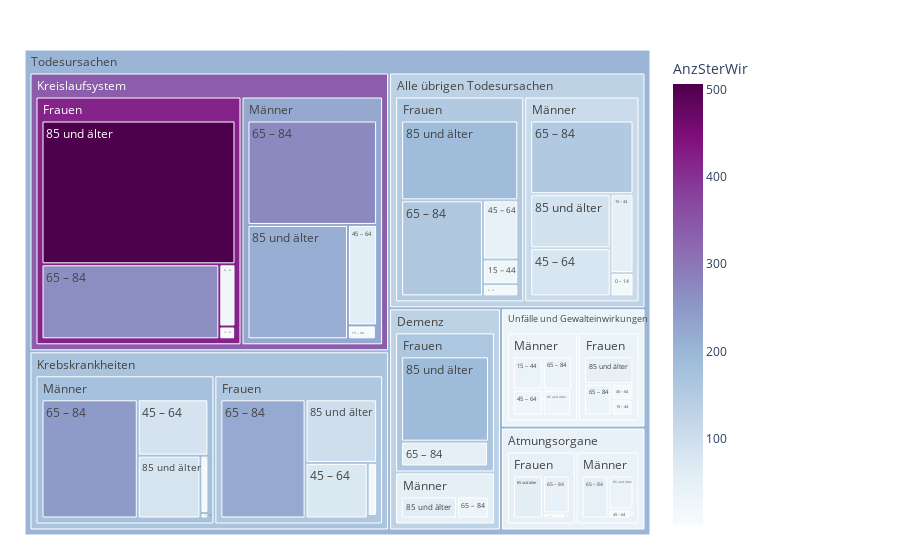

Write notebook code for a chart like this one.
### Code cell
df = data2betested
fig = px.treemap(df, path=[px.Constant("Todesursachen"), 'TodesursacheSpezLang', 'Geschlecht', 'AlterVSort_Nam'], values='AnzSterWir',
                color='AnzSterWir', hover_data=['TodesursacheSpezLang'],
                color_continuous_scale='BuPu')
                #color_continuous_midpoint=np.average(df['AnzBestWir'], weights=df['AnzBestWir']))
fig.update_traces(root_color="lightgrey")
fig.update_layout(margin = dict(t=50, l=25, r=250, b=25))
fig.show()

### Figure 1 — Plotly figure (JSON) as saved in the notebook; plotly's stock layout.template omitted (floating-point values rounded to 4 significant figures; data arrays with more than 128 entries replaced by an {"elided": "..."} marker saying what was removed)
{"data": [{"branchvalues": "total", "customdata": {"elided": "75x2 mixed values"}, "domain": {"x": [0, 1], "y": [0, 1]}, "hovertemplate": "labels=%{label}<br>AnzSterWir_sum=%{value}<br>parent=%{parent}<br>id=%{id}<br>TodesursacheSpezLang=%{customdata[0]}<br>AnzSterWir=%{color}<extra></extra>", "ids": ["Todesursachen/Alle übrigen Todesursachen/Frauen/0 – 14", "Todesursachen/Atmungsorgane/Frauen/0 – 14", "Todesursachen/Krebskrankheiten/Frauen/0 – 14", "Todesursachen/Kreislaufsystem/Frauen/0 – 14", "Todesursachen/Unfälle und Gewalteinwirkungen/Frauen/0 – 14", "Todesursachen/Alle übrigen Todesursachen/Männer/0 – 14", "Todesursachen/Atmungsorgane/Männer/0 – 14", "Todesursachen/Krebskrankheiten/Männer/0 – 14", "Todesursachen/Kreislaufsystem/Männer/0 – 14", "Todesursachen/Unfälle und Gewalteinwirkungen/Männer/0 – 14", "Todesursachen/Alle übrigen Todesursachen/Frauen/15 – 44", "Todesursachen/Atmungsorgane/Frauen/15 – 44", "Todesursachen/Krebskrankheiten/Frauen/15 – 44", "Todesursachen/Kreislaufsystem/Frauen/15 – 44", "Todesursachen/Unfälle und Gewalteinwirkungen/Frauen/15 – 44", "Todesursachen/Alle übrigen Todesursachen/Männer/15 – 44", "Todesursachen/Atmungsorgane/Männer/15 – 44", "Todesursachen/Krebskrankheiten/Männer/15 – 44", "Todesursachen/Kreislaufsystem/Männer/15 – 44", "Todesursachen/Unfälle und Gewalteinwirkungen/Männer/15 – 44", "Todesursachen/Alle übrigen Todesursachen/Frauen/45 – 64", "Todesursachen/Atmungsorgane/Frauen/45 – 64", "Todesursachen/Demenz/Frauen/45 – 64", "Todesursachen/Krebskrankheiten/Frauen/45 – 64", "Todesursachen/Kreislaufsystem/Frauen/45 – 64", "Todesursachen/Unfälle und Gewalteinwirkungen/Frauen/45 – 64", "Todesursachen/Alle übrigen Todesursachen/Männer/45 – 64", "Todesursachen/Atmungsorgane/Männer/45 – 64", "Todesursachen/Demenz/Männer/45 – 64", "Todesursachen/Krebskrankheiten/Männer/45 – 64", "Todesursachen/Kreislaufsystem/Männer/45 – 64", "Todesursachen/Unfälle und Gewalteinwirkungen/Männer/45 – 64", "Todesursachen/Alle übrigen Todesursachen/Frauen/65 – 84", "Todesursachen/Atmungsorgane/Frauen/65 – 84", "Todesursachen/Demenz/Frauen/65 – 84", "Todesursachen/Krebskrankheiten/Frauen/65 – 84", "Todesursachen/Kreislaufsystem/Frauen/65 – 84", "Todesursachen/Unfälle und Gewalteinwirkungen/Frauen/65 – 84", "Todesursachen/Alle übrigen Todesursachen/Männer/65 – 84", "Todesursachen/Atmungsorgane/Männer/65 – 84", "Todesursachen/Demenz/Männer/65 – 84", "Todesursachen/Krebskrankheiten/Männer/65 – 84", "Todesursachen/Kreislaufsystem/Männer/65 – 84", "Todesursachen/Unfälle und Gewalteinwirkungen/Männer/65 – 84", "Todesursachen/Alle übrigen Todesursachen/Frauen/85 und älter", "Todesursachen/Atmungsorgane/Frauen/85 und älter", "Todesursachen/Demenz/Frauen/85 und älter", "Todesursachen/Krebskrankheiten/Frauen/85 und älter", "Todesursachen/Kreislaufsystem/Frauen/85 und älter", "Todesursachen/Unfälle und Gewalteinwirkungen/Frauen/85 und älter", "Todesursachen/Alle übrigen Todesursachen/Männer/85 und älter", "Todesursachen/Atmungsorgane/Männer/85 und älter", "Todesursachen/Demenz/Männer/85 und älter", "Todesursachen/Krebskrankheiten/Männer/85 und älter", "Todesursachen/Kreislaufsystem/Männer/85 und älter", "Todesursachen/Unfälle und Gewalteinwirkungen/Männer/85 und älter", "Todesursachen/Alle übrigen Todesursachen/Frauen", "Todesursachen/Atmungsorgane/Frauen", "Todesursachen/Demenz/Frauen", "Todesursachen/Krebskrankheiten/Frauen", "Todesursachen/Kreislaufsystem/Frauen", "Todesursachen/Unfälle und Gewalteinwirkungen/Frauen", "Todesursachen/Alle übrigen Todesursachen/Männer", "Todesursachen/Atmungsorgane/Männer", "Todesursachen/Demenz/Männer", "Todesursachen/Krebskrankheiten/Männer", "Todesursachen/Kreislaufsystem/Männer", "Todesursachen/Unfälle und Gewalteinwirkungen/Männer", "Todesursachen/Alle übrigen Todesursachen", "Todesursachen/Atmungsorgane", "Todesursachen/Demenz", "Todesursachen/Krebskrankheiten", "Todesursachen/Kreislaufsystem", "Todesursachen/Unfälle und Gewalteinwirkungen", "Todesursachen"], "labels": ["0 – 14", "0 – 14", "0 – 14", "0 – 14", "0 – 14", "0 – 14", "0 – 14", "0 – 14", "0 – 14", "0 – 14", "15 – 44", "15 – 44", "15 – 44", "15 – 44", "15 – 44", "15 – 44", "15 – 44", "15 – 44", "15 – 44", "15 – 44", "45 – 64", "45 – 64", "45 – 64", "45 – 64", "45 – 64", "45 – 64", "45 – 64", "45 – 64", "45 – 64", "45 – 64", "45 – 64", "45 – 64", "65 – 84", "65 – 84", "65 – 84", "65 – 84", "65 – 84", "65 – 84", "65 – 84", "65 – 84", "65 – 84", "65 – 84", "65 – 84", "65 – 84", "85 und älter", "85 und älter", "85 und älter", "85 und älter", "85 und älter", "85 und älter", "85 und älter", "85 und älter", "85 und älter", "85 und älter", "85 und älter", "85 und älter", "Frauen", "Frauen", "Frauen", "Frauen", "Frauen", "Frauen", "Männer", "Männer", "Männer", "Männer", "Männer", "Männer", "Alle übrigen Todesursachen", "Atmungsorgane", "Demenz", "Krebskrankheiten", "Kreislaufsystem", "Unfälle und Gewalteinwirkungen", "Todesursachen"], "marker": {"coloraxis": "coloraxis", "colors": [11.64, 1, 1.308, 1, 1.75, 13.37, 1, 1.522, 1.5, 2.091, 24.42, 1.471, 12.18, 4.911, 13.19, 51.41, 1.8, 10.67, 8.22, 36.31, 44.41, 5.431, 1.571, 75.02, 20.45, 12.98, 78.79, 8.733, 1, 86.75, 57.43, 26.71, 158.3, 43.26, 52.91, 219.6, 264.7, 33.29, 153.8, 48.95, 32.39, 247.4, 272.5, 34.12, 188.2, 54.44, 189.9, 98.42, 506.3, 48.75, 90.36, 35.8, 59.06, 85.1, 212.2, 26.33, 151.6, 47.03, 159.0, 157.6, 416.5, 35.56, 108.4, 39.78, 49.23, 177.2, 222.1, 31.24, 131.2, 43.54, 129.2, 167.7, 337.3, 33.24, 202.0]}, "name": "", "parents": ["Todesursachen/Alle übrigen Todesursachen/Frauen", "Todesursachen/Atmungsorgane/Frauen", "Todesursachen/Krebskrankheiten/Frauen", "Todesursachen/Kreislaufsystem/Frauen", "Todesursachen/Unfälle und Gewalteinwirkungen/Frauen", "Todesursachen/Alle übrigen Todesursachen/Männer", "Todesursachen/Atmungsorgane/Männer", "Todesursachen/Krebskrankheiten/Männer", "Todesursachen/Kreislaufsystem/Männer", "Todesursachen/Unfälle und Gewalteinwirkungen/Männer", "Todesursachen/Alle übrigen Todesursachen/Frauen", "Todesursachen/Atmungsorgane/Frauen", "Todesursachen/Krebskrankheiten/Frauen", "Todesursachen/Kreislaufsystem/Frauen", "Todesursachen/Unfälle und Gewalteinwirkungen/Frauen", "Todesursachen/Alle übrigen Todesursachen/Männer", "Todesursachen/Atmungsorgane/Männer", "Todesursachen/Krebskrankheiten/Männer", "Todesursachen/Kreislaufsystem/Männer", "Todesursachen/Unfälle und Gewalteinwirkungen/Männer", "Todesursachen/Alle übrigen Todesursachen/Frauen", "Todesursachen/Atmungsorgane/Frauen", "Todesursachen/Demenz/Frauen", "Todesursachen/Krebskrankheiten/Frauen", "Todesursachen/Kreislaufsystem/Frauen", "Todesursachen/Unfälle und Gewalteinwirkungen/Frauen", "Todesursachen/Alle übrigen Todesursachen/Männer", "Todesursachen/Atmungsorgane/Männer", "Todesursachen/Demenz/Männer", "Todesursachen/Krebskrankheiten/Männer", "Todesursachen/Kreislaufsystem/Männer", "Todesursachen/Unfälle und Gewalteinwirkungen/Männer", "Todesursachen/Alle übrigen Todesursachen/Frauen", "Todesursachen/Atmungsorgane/Frauen", "Todesursachen/Demenz/Frauen", "Todesursachen/Krebskrankheiten/Frauen", "Todesursachen/Kreislaufsystem/Frauen", "Todesursachen/Unfälle und Gewalteinwirkungen/Frauen", "Todesursachen/Alle übrigen Todesursachen/Männer", "Todesursachen/Atmungsorgane/Männer", "Todesursachen/Demenz/Männer", "Todesursachen/Krebskrankheiten/Männer", "Todesursachen/Kreislaufsystem/Männer", "Todesursachen/Unfälle und Gewalteinwirkungen/Männer", "Todesursachen/Alle übrigen Todesursachen/Frauen", "Todesursachen/Atmungsorgane/Frauen", "Todesursachen/Demenz/Frauen", "Todesursachen/Krebskrankheiten/Frauen", "Todesursachen/Kreislaufsystem/Frauen", "Todesursachen/Unfälle und Gewalteinwirkungen/Frauen", "Todesursachen/Alle übrigen Todesursachen/Männer", "Todesursachen/Atmungsorgane/Männer", "Todesursachen/Demenz/Männer", "Todesursachen/Krebskrankheiten/Männer", "Todesursachen/Kreislaufsystem/Männer", "Todesursachen/Unfälle und Gewalteinwirkungen/Männer", "Todesursachen/Alle übrigen Todesursachen", "Todesursachen/Atmungsorgane", "Todesursachen/Demenz", "Todesursachen/Krebskrankheiten", "Todesursachen/Kreislaufsystem", "Todesursachen/Unfälle und Gewalteinwirkungen", "Todesursachen/Alle übrigen Todesursachen", "Todesursachen/Atmungsorgane", "Todesursachen/Demenz", "Todesursachen/Krebskrankheiten", "Todesursachen/Kreislaufsystem", "Todesursachen/Unfälle und Gewalteinwirkungen", "Todesursachen", "Todesursachen", "Todesursachen", "Todesursachen", "Todesursachen", "Todesursachen", ""], "root": {"color": "lightgrey"}, "type": "treemap", "values": [211, 4, 13, 2, 16, 266, 3, 23, 8, 22, 429, 17, 265, 90, 288, 899, 25, 242, 177, 835, 1029, 116, 14, 1838, 447, 303, 1930, 202, 7, 2110, 1339, 646, 3879, 1017, 1282, 5407, 5934, 755, 3801, 1177, 774, 6085, 6201, 822, 4613, 1299, 4466, 2423, 12419, 1178, 2172, 871, 1360, 2087, 5264, 616, 10161, 2453, 5762, 9946, 18892, 2540, 9068, 2278, 2141, 10547, 12989, 2941, 19229, 4731, 7903, 20493, 31881, 5481, 89718]}], "layout": {"autosize": true, "coloraxis": {"colorbar": {"title": {"text": "AnzSterWir"}}, "colorscale": [[0, "rgb(247,252,253)"], [0.125, "rgb(224,236,244)"], [0.25, "rgb(191,211,230)"], [0.375, "rgb(158,188,218)"], [0.5, "rgb(140,150,198)"], [0.625, "rgb(140,107,177)"], [0.75, "rgb(136,65,157)"], [0.875, "rgb(129,15,124)"], [1, "rgb(77,0,75)"]]}, "legend": {"tracegroupgap": 0}, "margin": {"b": 25, "l": 25, "r": 250, "t": 50}}}
